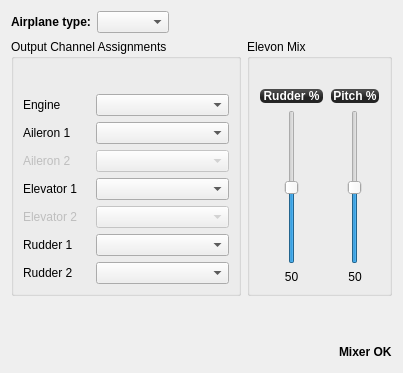
             <widget class="QWidget" name="fixedWing">
              <property name="enabled">
               <bool>true</bool>
              </property>
              <property name="autoFillBackground">
               <bool>false</bool>
              </property>
              <layout class="QVBoxLayout" name="verticalLayout_3" stretch="0">
               <item>
                <layout class="QVBoxLayout" name="verticalLayout_6">
                 <item>
                  <layout class="QHBoxLayout" name="horizontalLayout_3">
                   <item>
                    <widget class="QLabel" name="label_5">
                     <property name="sizePolicy">
                      <sizepolicy hsizetype="Minimum" vsizetype="Preferred">
                       <horstretch>0</horstretch>
                       <verstretch>0</verstretch>
                      </sizepolicy>
                     </property>
                     <property name="font">
                      <font>
                       <weight>75</weight>
                       <bold>true</bold>
                      </font>
                     </property>
                     <property name="text">
                      <string>Airplane type:</string>
                     </property>
                    </widget>
                   </item>
                   <item>
                    <widget class="QComboBox" name="fixedWingType"/>
                   </item>
                   <item>
                    <spacer name="horizontalSpacer_3">
                     <property name="orientation">
                      <enum>Qt::Horizontal</enum>
                     </property>
                     <property name="sizeHint" stdset="0">
                      <size>
                       <width>40</width>
                       <height>20</height>
                      </size>
                     </property>
                    </spacer>
                   </item>
                  </layout>
                 </item>
                 <item>
                  <layout class="QHBoxLayout" name="horizontalLayout_23"/>
                 </item>
                 <item>
                  <layout class="QHBoxLayout" name="horizontalLayout_4">
                   <item>
                    <widget class="QGroupBox" name="groupBox_2">
                     <property name="sizePolicy">
                      <sizepolicy hsizetype="Preferred" vsizetype="Expanding">
                       <horstretch>0</horstretch>
                       <verstretch>0</verstretch>
                      </sizepolicy>
                     </property>
                     <property name="minimumSize">
                      <size>
                       <width>230</width>
                       <height>100</height>
                      </size>
                     </property>
                     <property name="title">
                      <string>Output Channel Assignments</string>
                     </property>
                     <layout class="QFormLayout" name="formLayout_3">
                      <item row="1" column="0">
                       <widget class="QLabel" name="fwEngineLabel">
                        <property name="text">
                         <string>Engine</string>
                        </property>
                       </widget>
                      </item>
                      <item row="1" column="1">
                       <widget class="QComboBox" name="fwEngineChannelBox">
                        <property name="toolTip">
                         <string>Select output channel for the engine</string>
                        </property>
                       </widget>
                      </item>
                      <item row="2" column="0">
                       <widget class="QLabel" name="fwAileron1Label">
                        <property name="minimumSize">
                         <size>
                          <width>60</width>
                          <height>0</height>
                         </size>
                        </property>
                        <property name="text">
                         <string>Aileron 1</string>
                        </property>
                       </widget>
                      </item>
                      <item row="2" column="1">
                       <widget class="QComboBox" name="fwAileron1ChannelBox">
                        <property name="toolTip">
                         <string>Select output channel for the first aileron (or elevon)</string>
                        </property>
                       </widget>
                      </item>
                      <item row="3" column="0">
                       <widget class="QLabel" name="fwAileron2Label">
                        <property name="enabled">
                         <bool>false</bool>
                        </property>
                        <property name="minimumSize">
                         <size>
                          <width>60</width>
                          <height>0</height>
                         </size>
                        </property>
                        <property name="text">
                         <string>Aileron 2</string>
                        </property>
                       </widget>
                      </item>
                      <item row="3" column="1">
                       <widget class="QComboBox" name="fwAileron2ChannelBox">
                        <property name="enabled">
                         <bool>false</bool>
                        </property>
                        <property name="toolTip">
                         <string>Select output channel for the second aileron (or elevon)</string>
                        </property>
                       </widget>
                      </item>
                      <item row="4" column="0">
                       <widget class="QLabel" name="fwElevator1Label">
                        <property name="minimumSize">
                         <size>
                          <width>67</width>
                          <height>0</height>
                         </size>
                        </property>
                        <property name="text">
                         <string>Elevator 1</string>
                        </property>
                       </widget>
                      </item>
                      <item row="4" column="1">
                       <widget class="QComboBox" name="fwElevator1ChannelBox">
                        <property name="toolTip">
                         <string>Select output channel for the first elevator</string>
                        </property>
                       </widget>
                      </item>
                      <item row="5" column="0">
                       <widget class="QLabel" name="fwElevator2Label">
                        <property name="enabled">
                         <bool>false</bool>
                        </property>
                        <property name="minimumSize">
                         <size>
                          <width>67</width>
                          <height>0</height>
                         </size>
                        </property>
                        <property name="text">
                         <string>Elevator 2</string>
                        </property>
                       </widget>
                      </item>
                      <item row="5" column="1">
                       <widget class="QComboBox" name="fwElevator2ChannelBox">
                        <property name="enabled">
                         <bool>false</bool>
                        </property>
                        <property name="toolTip">
                         <string>Select output channel for a secondary elevator</string>
                        </property>
                       </widget>
                      </item>
                      <item row="6" column="0">
                       <widget class="QLabel" name="fwRudder1Label">
                        <property name="text">
                         <string>Rudder 1</string>
                        </property>
                       </widget>
                      </item>
                      <item row="6" column="1">
                       <widget class="QComboBox" name="fwRudder1ChannelBox">
                        <property name="toolTip">
                         <string>Select output channel for the first rudder</string>
                        </property>
                       </widget>
                      </item>
                      <item row="7" column="0">
                       <widget class="QLabel" name="fwRudder2Label">
                        <property name="text">
                         <string>Rudder 2</string>
                        </property>
                       </widget>
                      </item>
                      <item row="7" column="1">
                       <widget class="QComboBox" name="fwRudder2ChannelBox">
                        <property name="toolTip">
                         <string>Select output channel for a secondary rudder</string>
                        </property>
                       </widget>
                      </item>
                      <item row="0" column="1">
                       <spacer name="verticalSpacer_2">
                        <property name="orientation">
                         <enum>Qt::Vertical</enum>
                        </property>
                        <property name="sizeHint" stdset="0">
                         <size>
                          <width>20</width>
                          <height>20</height>
                         </size>
                        </property>
                       </spacer>
                      </item>
                     </layout>
                    </widget>
                   </item>
                   <item>
                    <widget class="QGroupBox" name="elevonMixBox">
                     <property name="sizePolicy">
                      <sizepolicy hsizetype="Preferred" vsizetype="Expanding">
                       <horstretch>0</horstretch>
                       <verstretch>0</verstretch>
                      </sizepolicy>
                     </property>
                     <property name="title">
                      <string>Elevon Mix</string>
                     </property>
                     <layout class="QVBoxLayout" name="verticalLayout_13">
                      <item>
                       <spacer name="verticalSpacer_3">
                        <property name="orientation">
                         <enum>Qt::Vertical</enum>
                        </property>
                        <property name="sizeType">
                         <enum>QSizePolicy::Fixed</enum>
                        </property>
                        <property name="sizeHint" stdset="0">
                         <size>
                          <width>0</width>
                          <height>20</height>
                         </size>
                        </property>
                       </spacer>
                      </item>
                      <item>
                       <layout class="QHBoxLayout" name="horizontalLayout_8">
                        <item>
                         <layout class="QVBoxLayout" name="verticalLayout_14">
                          <item>
                           <widget class="QLabel" name="elevonLabel1">
                            <property name="minimumSize">
                             <size>
                              <width>65</width>
                              <height>0</height>
                             </size>
                            </property>
                            <property name="styleSheet">
                             <string notr="true">background-color: qlineargradient(spread:reflect, x1:0.507, y1:0, x2:0.507, y2:0.772, stop:0.208955 rgba(74, 74, 74, 255), stop:0.78607 rgba(36, 36, 36, 255));
color: rgb(255, 255, 255);
border-radius: 5;
font: bold 12px;
margin:1px;</string>
                            </property>
                            <property name="text">
                             <string>Rudder %</string>
                            </property>
                            <property name="alignment">
                             <set>Qt::AlignCenter</set>
                            </property>
                           </widget>
                          </item>
                          <item>
                           <widget class="QSlider" name="elevonSlider1">
                            <property name="sizePolicy">
                             <sizepolicy hsizetype="Expanding" vsizetype="Expanding">
                              <horstretch>0</horstretch>
                              <verstretch>0</verstretch>
                             </sizepolicy>
                            </property>
                            <property name="maximum">
                             <number>100</number>
                            </property>
                            <property name="value">
                             <number>50</number>
                            </property>
                            <property name="orientation">
                             <enum>Qt::Vertical</enum>
                            </property>
                           </widget>
                          </item>
                          <item>
                           <widget class="QLabel" name="elevonSliderLabel1">
                            <property name="text">
                             <string>50</string>
                            </property>
                            <property name="alignment">
                             <set>Qt::AlignCenter</set>
                            </property>
                           </widget>
                          </item>
                         </layout>
                        </item>
                        <item>
                         <layout class="QVBoxLayout" name="verticalLayout_15">
                          <item>
                           <widget class="QLabel" name="elevonLabel2">
                            <property name="minimumSize">
                             <size>
                              <width>50</width>
                              <height>0</height>
                             </size>
                            </property>
                            <property name="styleSheet">
                             <string notr="true">background-color: qlineargradient(spread:reflect, x1:0.507, y1:0, x2:0.507, y2:0.772, stop:0.208955 rgba(74, 74, 74, 255), stop:0.78607 rgba(36, 36, 36, 255));
color: rgb(255, 255, 255);
border-radius: 5;
font: bold 12px;
margin:1px;</string>
                            </property>
                            <property name="text">
                             <string>Pitch %</string>
                            </property>
                            <property name="alignment">
                             <set>Qt::AlignCenter</set>
                            </property>
                           </widget>
                          </item>
                          <item>
                           <widget class="QSlider" name="elevonSlider2">
                            <property name="sizePolicy">
                             <sizepolicy hsizetype="Expanding" vsizetype="Expanding">
                              <horstretch>0</horstretch>
                              <verstretch>0</verstretch>
                             </sizepolicy>
                            </property>
                            <property name="maximum">
                             <number>100</number>
                            </property>
                            <property name="value">
                             <number>50</number>
                            </property>
                            <property name="orientation">
                             <enum>Qt::Vertical</enum>
                            </property>
                           </widget>
                          </item>
                          <item>
                           <widget class="QLabel" name="elevonSliderLabel2">
                            <property name="text">
                             <string>50</string>
                            </property>
                            <property name="alignment">
                             <set>Qt::AlignCenter</set>
                            </property>
                           </widget>
                          </item>
                         </layout>
                        </item>
                       </layout>
                      </item>
                     </layout>
                    </widget>
                   </item>
                  </layout>
                 </item>
                 <item>
                  <spacer name="verticalSpacer">
                   <property name="orientation">
                    <enum>Qt::Vertical</enum>
                   </property>
                   <property name="sizeHint" stdset="0">
                    <size>
                     <width>20</width>
                     <height>40</height>
                    </size>
                   </property>
                  </spacer>
                 </item>
                 <item>
                  <layout class="QHBoxLayout" name="horizontalLayout_13">
                   <item>
                    <spacer name="horizontalSpacer_11">
                     <property name="orientation">
                      <enum>Qt::Horizontal</enum>
                     </property>
                     <property name="sizeHint" stdset="0">
                      <size>
                       <width>40</width>
                       <height>20</height>
                      </size>
                     </property>
                    </spacer>
                   </item>
                   <item>
                    <widget class="QLabel" name="fwStatusLabel">
                     <property name="font">
                      <font>
                       <weight>75</weight>
                       <bold>true</bold>
                      </font>
                     </property>
                     <property name="text">
                      <string>Mixer OK</string>
                     </property>
                    </widget>
                   </item>
                  </layout>
                 </item>
                </layout>
               </item>
              </layout>
             </widget>
